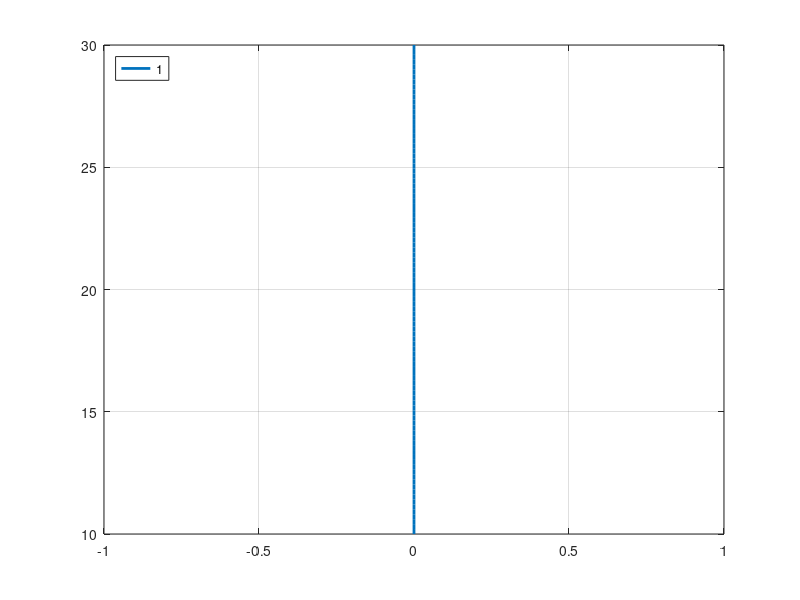

Write the MATLAB code that produced this figure. (Note: this script raises an error after producing the figure.)
clearvars;
close all;
clc;

set(0, 'DefaultFigureWindowStyle', 'docked');
%%
% Algorithm selection
% --------------------------
%       newton          = 1
%       gradient        = 2
%       hybrid          = 3
%       inverse         = 4

algorithms = [2];
draw = 1;       % draw the path
T = 0.01;
lambda = 0.1;
fprintf('T: %f => lambda < %f\t(current: %f)\n\n', T, 1/(10*T), lambda);
res = 1/T;      % resolution
L1 = 10;
L2 = 2*L1;
re = L2+L1; 
ri = L2-L1;

% Direct kinematic
%  ------------------------------
% x = L1*cos(q1) + L2*cos(q1+q2);
% x = L1*sin(q1) + L2*sin(q1+q2);

%%
p1 = [zeros(1, 1/T); linspace(ri, re, 1/T)];                               % PI/2
p2 = [re*cos(linspace(pi/2, 0, 1/T)); re*sin(linspace(pi/2, 0, 1/T))];          % ext1
p3 = [linspace(re, ri, 1/T); zeros(1, 1/T)];                              % 0
p4 = [ri*cos(linspace(0, -pi/2, 1/T)); ri*sin(linspace(0, -pi/2, 1/T))];        % int1
p5 = [zeros(1, 1/T); linspace(-ri, -re, 1/T)];                              % -PI/2
p6 = [re*cos(linspace(-pi/2, -pi, 1/T)); re*sin(linspace(-pi/2, -pi, 1/T))];    % ext2
p7 = [linspace(-ri, -re, 1/T); zeros(1, 1/T)];                             % PI
p8 = [ri*cos(linspace(pi, pi/2, 1/T)); ri*sin(linspace(pi, pi/2, 1/T))];        % int2

% fprintf('P1: %d items\n', length(p1));
% fprintf('P2: %d items\n', length(p2));
% fprintf('P3: %d items\n', length(p3));
% fprintf('P4: %d items\n', length(p4));
% fprintf('P5: %d items\n', length(p5));
% fprintf('P6: %d items\n', length(p6));
% fprintf('P7: %d items\n', length(p7));
% fprintf('P8: %d items\n', length(p8));
if (draw)
    close(figure(1));
    figure(1);
    plot(p1(1,:), p1(2,:), 'lineWidth', 2);    
    hold on;
%     plot(p2(1,:), p2(2,:), 'lineWidth', 2);    
%     plot(p3(1,:), p3(2,:), 'lineWidth', 2);    
%     plot(p4(1,:), p4(2,:), 'lineWidth', 2);    
%     plot(p5(1,:), p5(2,:), 'lineWidth', 2);    
%     plot(p6(1,:), p6(2,:), 'lineWidth', 2);    
%     plot(p7(1,:), p7(2,:), 'lineWidth', 2);    
%     plot(p8(1,:), p8(2,:), 'black', 'lineWidth', 2);    
    legend('1', '2', '3', '4', '5', '6', '7', '8', 'Location', 'NorthWest');
    grid on;
    hold off;
end
%%
syms q1 q2
F = ([L1*cos(q1) + L2*cos(q1+q2); L1*sin(q1) + L2*sin(q1+q2)]);
% figure(300);
% fsurf(F, [-2*pi, 2*pi]);
% grid on;
% J = matlabFunction(jacobian(F, [q1 q2]));
J = matlabFunction([-L1*sin(q1) - L2*sin(q1 + q2), -L2*sin(q1 + q2); L1*cos(q1) + L2*cos(q1 + q2), L2*cos(q1 + q2)]);
F = matlabFunction(F);

for algorithm = algorithms
    q_curr = [-pi/2; pi];
%     q_curr = [pi/4; pi/4];
    switch (algorithm)
        case 0,
            fprintf('!!! WARNING: algorithm not selected\n\n');
        % Newton
        case 1,
            q_curr = newton(T, lambda, q_curr, F, J, p1(1,:), p1(2,:));
%             q_curr = newton(T, lambda, q_curr, F, J, p2(1,:), p2(2,:));
%             q_curr = newton(T, lambda, q_curr, F, J, p3(1,:), p3(2,:));
%             q_curr = newton(T, lambda, q_curr, F, J, p4(1,:), p4(2,:));
%             q_curr = newton(T, lambda, q_curr, F, J, p5(1,:), p5(2,:));
%             q_curr = newton(T, lambda, q_curr, F, J, p6(1,:), p6(2,:));
%             q_curr = newton(T, lambda, q_curr, F, J, p7(1,:), p7(2,:));
%             newton(T, lambda, q_curr, F, J, p8(1,:), p8(2,:));
        % Gradient
        case 2,
            q_curr = gradient(T, lambda, q_curr, F, J, p1(1,:), p1(2,:));
%             q_curr = gradient(T, lambda, q_curr, F, J, p2(1,:), p2(2,:));
%             q_curr = gradient(T, lambda, q_curr, F, J, p3(1,:), p3(2,:));
%             q_curr = gradient(T, lambda, q_curr, F, J, p4(1,:), p4(2,:));
%             q_curr = gradient(T, lambda, q_curr, F, J, p5(1,:), p5(2,:));
%             q_curr = gradient(T, lambda, q_curr, F, J, p6(1,:), p6(2,:));
%             q_curr = gradient(T, lambda, q_curr, F, J, p7(1,:), p7(2,:));
%             gradient(T, lambda, q_curr, F, J, p8(1,:), p8(2,:));
        % Hybrid
        case 3,
        % inverse
        case 4,
            inverse(T, F, L1, L2, p1(1,:), p1(2,:));
%             inverse(T, F, L1, L2, p2(1,:), p2(2,:));
%             inverse(T, F, L1, L2, p3(1,:), p3(2,:));
%             inverse(T, F, L1, L2, p4(1,:), p4(2,:));
%             inverse(T, F, L1, L2, p5(1,:), p5(2,:));
%             inverse(T, F, L1, L2, p6(1,:), p6(2,:));
%             inverse(T, F, L1, L2, p7(1,:), p7(2,:));
%             inverse(T, F, L1, L2, p8(1,:), p8(2,:));
    end
end